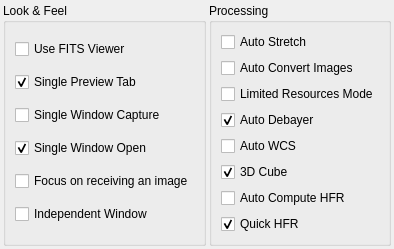
<?xml version="1.0" encoding="UTF-8"?>
<ui version="4.0">
 <class>OpsFITS</class>
 <widget class="QWidget" name="OpsFITS">
  <property name="geometry">
   <rect>
    <x>0</x>
    <y>0</y>
    <width>345</width>
    <height>193</height>
   </rect>
  </property>
  <layout class="QVBoxLayout" name="verticalLayout_3">
   <property name="spacing">
    <number>3</number>
   </property>
   <property name="leftMargin">
    <number>3</number>
   </property>
   <property name="topMargin">
    <number>3</number>
   </property>
   <property name="rightMargin">
    <number>3</number>
   </property>
   <property name="bottomMargin">
    <number>3</number>
   </property>
   <item>
    <layout class="QHBoxLayout" name="horizontalLayout">
     <item>
      <widget class="QGroupBox" name="FITSViewerGroup">
       <property name="enabled">
        <bool>true</bool>
       </property>
       <property name="title">
        <string>Look &amp;&amp; Feel</string>
       </property>
       <layout class="QVBoxLayout" name="verticalLayout_2">
        <item>
         <widget class="QCheckBox" name="kcfg_useFITSViewer">
          <property name="toolTip">
           <string>Automatically display received images in the FITS Viewer</string>
          </property>
          <property name="text">
           <string>Use FITS Viewer</string>
          </property>
         </widget>
        </item>
        <item>
         <widget class="QCheckBox" name="kcfg_singlePreviewFITS">
          <property name="toolTip">
           <string>Display all captured FITS images in a single tab instead of multiple tabs per image.</string>
          </property>
          <property name="statusTip">
           <string/>
          </property>
          <property name="whatsThis">
           <string/>
          </property>
          <property name="text">
           <string>Single Preview Tab</string>
          </property>
          <property name="checked">
           <bool>true</bool>
          </property>
         </widget>
        </item>
        <item>
         <widget class="QCheckBox" name="kcfg_singleWindowCapturedFITS">
          <property name="toolTip">
           <string>Display captured FITS images from all cameras in a single FITS Viewer window instead of a dedicated window to each camera.</string>
          </property>
          <property name="whatsThis">
           <string/>
          </property>
          <property name="text">
           <string>Single Window Capture</string>
          </property>
          <property name="checked">
           <bool>false</bool>
          </property>
         </widget>
        </item>
        <item>
         <widget class="QCheckBox" name="kcfg_singleWindowOpenedFITS">
          <property name="toolTip">
           <string>Display opened FITS images in a single FITS Viewer window instead of a dedicated window to each file.</string>
          </property>
          <property name="whatsThis">
           <string/>
          </property>
          <property name="text">
           <string>Single Window Open</string>
          </property>
          <property name="checked">
           <bool>true</bool>
          </property>
         </widget>
        </item>
        <item>
         <widget class="QCheckBox" name="kcfg_focusFITSOnNewImage">
          <property name="toolTip">
           <string>Bring the FITSViewer window to the foreground when receiving a new image</string>
          </property>
          <property name="text">
           <string>Focus on receiving an image</string>
          </property>
         </widget>
        </item>
        <item>
         <widget class="QCheckBox" name="kcfg_independentWindowFITS">
          <property name="toolTip">
           <string>Make FITS Viewer window independent from KStars</string>
          </property>
          <property name="text">
           <string>Independent Window</string>
          </property>
         </widget>
        </item>
       </layout>
      </widget>
     </item>
     <item>
      <widget class="QGroupBox" name="groupBox">
       <property name="title">
        <string>Processing</string>
       </property>
       <layout class="QVBoxLayout" name="verticalLayout">
        <item>
         <widget class="QCheckBox" name="kcfg_AutoStretch">
          <property name="toolTip">
           <string>Always apply auto stretch to images in FITS Viewer</string>
          </property>
          <property name="text">
           <string>Auto Stretch</string>
          </property>
         </widget>
        </item>
        <item>
         <widget class="QCheckBox" name="kcfg_AutoImageToFITS">
          <property name="toolTip">
           <string>&lt;html&gt;&lt;head/&gt;&lt;body&gt;&lt;p&gt;If an image is received in a non-FITS format and needs to be displayed, attempt to convert it to FITS format.&lt;/p&gt;&lt;p&gt;&lt;span style=&quot; font-weight:600;&quot;&gt;Warning: This operation is very CPU and memory intensive.&lt;/span&gt;&lt;/p&gt;&lt;/body&gt;&lt;/html&gt;</string>
          </property>
          <property name="text">
           <string>Auto Convert Images</string>
          </property>
         </widget>
        </item>
        <item>
         <widget class="QCheckBox" name="kcfg_LimitedResourcesMode">
          <property name="toolTip">
           <string>&lt;html&gt;&lt;head/&gt;&lt;body&gt;&lt;p&gt;Enable limited resource mode to turn off any resource-intensive operations:&lt;/p&gt;&lt;ul style=&quot;margin-top: 0px; margin-bottom: 0px; margin-left: 0px; margin-right: 0px; -qt-list-indent: 1;&quot;&gt;&lt;li style=&quot; margin-top:12px; margin-bottom:0px; margin-left:0px; margin-right:0px; -qt-block-indent:0; text-indent:0px;&quot;&gt;&lt;span style=&quot; font-weight:600;&quot;&gt;Auto Debayer&lt;/span&gt;: Bayered images will not be debayered. Only grayscale images are shown.&lt;/li&gt;&lt;li style=&quot; margin-top:0px; margin-bottom:0px; margin-left:0px; margin-right:0px; -qt-block-indent:0; text-indent:0px;&quot;&gt;&lt;span style=&quot; font-weight:600;&quot;&gt;Auto WCS&lt;/span&gt;: World Coordinate System data will not be processed. WCS maps sky coordinates to image coordinates. Equatorial grid lines, object identification, and telescope slew within an image are disabled.&lt;/li&gt;&lt;li style=&quot; margin-top:0px; margin-bottom:12px; margin-left:0px; margin-right:0px; -qt-block-indent:0; text-indent:0px;&quot;&gt;&lt;span style=&quot; font-weight:600;&quot;&gt;3D Cube&lt;/span&gt;: RGB images will not be processed. Only grayscale images are shown.&lt;/li&gt;&lt;/ul&gt;&lt;/body&gt;&lt;/html&gt;</string>
          </property>
          <property name="text">
           <string>Limited Resources Mode</string>
          </property>
         </widget>
        </item>
        <item>
         <widget class="QCheckBox" name="kcfg_AutoDebayer">
          <property name="toolTip">
           <string>Automatically debayer captured image if it contains a bayer pattern</string>
          </property>
          <property name="text">
           <string>Auto Debayer</string>
          </property>
          <property name="checked">
           <bool>true</bool>
          </property>
         </widget>
        </item>
        <item>
         <widget class="QCheckBox" name="kcfg_AutoWCS">
          <property name="toolTip">
           <string>&lt;html&gt;&lt;head/&gt;&lt;body&gt;&lt;p&gt;Automatically load World-Coordinate-System (WCS) data when opening a FITS file.&lt;/p&gt;&lt;p&gt;&lt;span style=&quot; font-weight:600;&quot;&gt;Warning: Only enable this option on very fast machines as it can lead to unpredictable behavior resulting in crashes on slower machines.&lt;/span&gt;&lt;/p&gt;&lt;/body&gt;&lt;/html&gt;</string>
          </property>
          <property name="text">
           <string>Auto WCS</string>
          </property>
         </widget>
        </item>
        <item>
         <widget class="QCheckBox" name="kcfg_Auto3DCube">
          <property name="toolTip">
           <string>Process 3D (RGB) FITS images. If unchecked, only first channel is processed.</string>
          </property>
          <property name="text">
           <string>3D Cube</string>
          </property>
          <property name="checked">
           <bool>true</bool>
          </property>
         </widget>
        </item>
        <item>
         <widget class="QCheckBox" name="kcfg_AutoHFR">
          <property name="toolTip">
           <string>Compute the HFR of images loaded into fitsviewer.</string>
          </property>
          <property name="text">
           <string>Auto Compute HFR</string>
          </property>
          <property name="checked">
           <bool>false</bool>
          </property>
         </widget>
        </item>
        <item>
         <widget class="QCheckBox" name="kcfg_QuickHFR">
          <property name="toolTip">
           <string>When computing the HFR, run it quickly by only looking at 25% of the image.</string>
          </property>
          <property name="text">
           <string>Quick HFR</string>
          </property>
          <property name="checked">
           <bool>true</bool>
          </property>
         </widget>
        </item>
       </layout>
      </widget>
     </item>
    </layout>
   </item>
   <item>
    <spacer name="verticalSpacer">
     <property name="orientation">
      <enum>Qt::Vertical</enum>
     </property>
     <property name="sizeHint" stdset="0">
      <size>
       <width>20</width>
       <height>3</height>
      </size>
     </property>
    </spacer>
   </item>
  </layout>
 </widget>
 <resources/>
 <connections/>
</ui>
